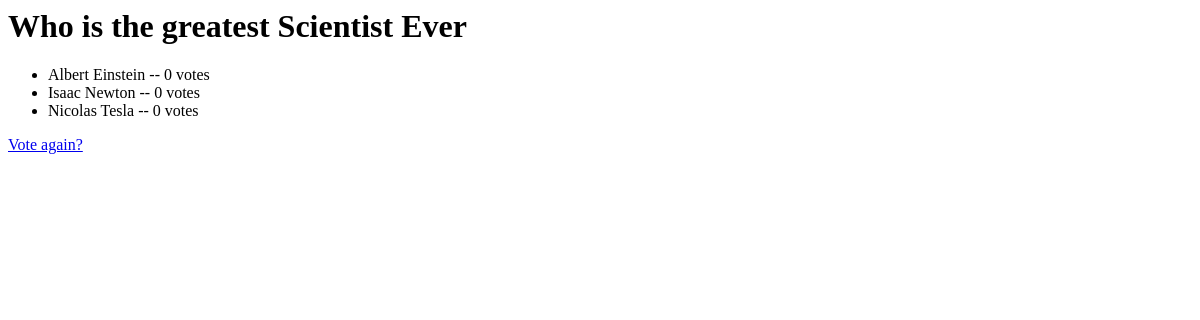
Page /hello_polls/1/results/ on the earlier database version.
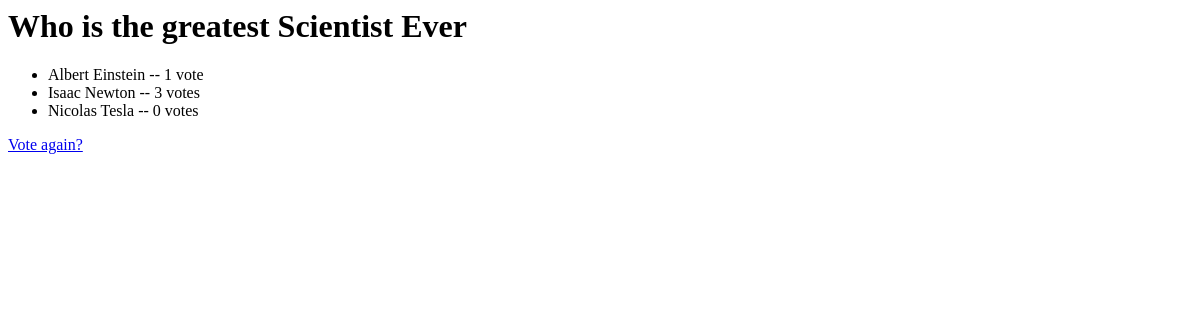
Same page on the later database version.
### hello_polls/models.py (models this page shows)
class MyPoll(models.Model):
    question = models.CharField(max_length=200)
    pub_date = models.DateTimeField("Date Published")

class MyChoice(models.Model):
    myPoll = models.ForeignKey(MyPoll)
    choice = models.CharField(max_length=200)
    votes = models.IntegerField()

### hello_polls/views.py (the view)
# urls.py: url(r'^hello_polls/(?P<poll_id>\d+)/results/$', 'hello_polls.views.results'),
def results(request, poll_id):
    p = get_object_or_404(MyPoll, pk=poll_id)
    return render_to_response('hello_polls/results.html', {'myPoll': p})

### helloworld_pydev/Template/hello_polls/results.html
<h1>{{ myPoll.question }}</h1>
<ul>
{% for choice in  myPoll.mychoice_set.all %}
    <li>{{ choice.choice }} -- {{ choice.votes }} vote{{ choice.votes|pluralize }}</li>
{% endfor %}
</ul>
<a href="/hello_polls/{{ myPoll.id }}/">Vote again?</a>

Differences in the rows shown:
changed MyChoice "Albert Einstein": votes "0" → "1"
changed MyChoice "Isaac Newton": votes "0" → "3"
